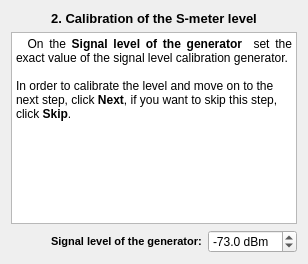
     <widget class="QWidget" name="page_3">
      <layout class="QVBoxLayout" name="verticalLayout_4">
       <item>
        <widget class="QLabel" name="label_4">
         <property name="text">
          <string>&lt;!DOCTYPE HTML PUBLIC &quot;-//W3C//DTD HTML 4.0//EN&quot; &quot;http://www.w3.org/TR/REC-html40/strict.dtd&quot;&gt;
&lt;html&gt;&lt;head&gt;&lt;meta name=&quot;qrichtext&quot; content=&quot;1&quot; /&gt;&lt;style type=&quot;text/css&quot;&gt;
p, li { white-space: pre-wrap; }
&lt;/style&gt;&lt;/head&gt;&lt;body style=&quot; font-family:'MS Shell Dlg 2'; font-size:8.25pt; font-weight:400; font-style:normal;&quot;&gt;
&lt;p align=&quot;center&quot; style=&quot; margin-top:0px; margin-bottom:0px; margin-left:0px; margin-right:0px; -qt-block-indent:0; text-indent:0px;&quot;&gt;&lt;span style=&quot; font-size:10pt; font-weight:600;&quot;&gt;2. &lt;/span&gt;&lt;span style=&quot; font-size:10pt; font-weight:600;&quot;&gt;Calibration of the S-meter level&lt;/span&gt;&lt;/p&gt;&lt;/body&gt;&lt;/html&gt;</string>
         </property>
        </widget>
       </item>
       <item>
        <widget class="QTextBrowser" name="textBrowser_3">
         <property name="html">
          <string>&lt;!DOCTYPE HTML PUBLIC &quot;-//W3C//DTD HTML 4.0//EN&quot; &quot;http://www.w3.org/TR/REC-html40/strict.dtd&quot;&gt;
&lt;html&gt;&lt;head&gt;&lt;meta name=&quot;qrichtext&quot; content=&quot;1&quot; /&gt;&lt;style type=&quot;text/css&quot;&gt;
p, li { white-space: pre-wrap; }
&lt;/style&gt;&lt;/head&gt;&lt;body style=&quot; font-family:'Oxygen-Sans'; font-size:10pt; font-weight:400; font-style:normal;&quot;&gt;
&lt;p align=&quot;justify&quot; style=&quot; margin-top:0px; margin-bottom:0px; margin-left:0px; margin-right:0px; -qt-block-indent:0; text-indent:0px;&quot;&gt;&lt;span style=&quot; font-family:'MS Shell Dlg 2'; font-size:9pt;&quot;&gt;  On the &lt;/span&gt;&lt;span style=&quot; font-family:'MS Shell Dlg 2'; font-size:9pt; font-weight:600;&quot;&gt;Signal level of the generator&lt;/span&gt;&lt;span style=&quot; font-family:'MS Shell Dlg 2'; font-size:9pt;&quot;&gt;  set the exact value of the signal level calibration generator.&lt;/span&gt;&lt;/p&gt;
&lt;p style=&quot;-qt-paragraph-type:empty; margin-top:0px; margin-bottom:0px; margin-left:0px; margin-right:0px; -qt-block-indent:0; text-indent:0px; font-family:'MS Shell Dlg 2'; font-size:9pt;&quot;&gt;&lt;br /&gt;&lt;/p&gt;
&lt;p style=&quot; margin-top:0px; margin-bottom:0px; margin-left:0px; margin-right:0px; -qt-block-indent:0; text-indent:0px;&quot;&gt;&lt;span style=&quot; font-family:'MS Shell Dlg 2'; font-size:9pt;&quot;&gt;In order to calibrate the level and move on to the next step, click &lt;/span&gt;&lt;span style=&quot; font-family:'MS Shell Dlg 2'; font-size:9pt; font-weight:600;&quot;&gt;Next&lt;/span&gt;&lt;span style=&quot; font-family:'MS Shell Dlg 2'; font-size:9pt;&quot;&gt;, if you want to skip this step, click &lt;/span&gt;&lt;span style=&quot; font-family:'MS Shell Dlg 2'; font-size:9pt; font-weight:600;&quot;&gt;Skip&lt;/span&gt;&lt;span style=&quot; font-family:'MS Shell Dlg 2'; font-size:9pt;&quot;&gt;.&lt;/span&gt;&lt;/p&gt;
&lt;p style=&quot;-qt-paragraph-type:empty; margin-top:0px; margin-bottom:0px; margin-left:0px; margin-right:0px; -qt-block-indent:0; text-indent:0px; font-family:'MS Shell Dlg 2'; font-size:8pt; font-style:italic;&quot;&gt;&lt;br /&gt;&lt;/p&gt;
&lt;p style=&quot;-qt-paragraph-type:empty; margin-top:0px; margin-bottom:0px; margin-left:0px; margin-right:0px; -qt-block-indent:0; text-indent:0px; font-family:'MS Shell Dlg 2'; font-size:8pt; font-style:italic;&quot;&gt;&lt;br /&gt;&lt;/p&gt;&lt;/body&gt;&lt;/html&gt;</string>
         </property>
        </widget>
       </item>
       <item>
        <layout class="QHBoxLayout" name="horizontalLayout_3">
         <item>
          <spacer name="horizontalSpacer_3">
           <property name="orientation">
            <enum>Qt::Horizontal</enum>
           </property>
           <property name="sizeHint" stdset="0">
            <size>
             <width>40</width>
             <height>20</height>
            </size>
           </property>
          </spacer>
         </item>
         <item>
          <widget class="QLabel" name="label_5">
           <property name="text">
            <string>&lt;!DOCTYPE HTML PUBLIC &quot;-//W3C//DTD HTML 4.0//EN&quot; &quot;http://www.w3.org/TR/REC-html40/strict.dtd&quot;&gt;
&lt;html&gt;&lt;head&gt;&lt;meta name=&quot;qrichtext&quot; content=&quot;1&quot; /&gt;&lt;style type=&quot;text/css&quot;&gt;
p, li { white-space: pre-wrap; }
&lt;/style&gt;&lt;/head&gt;&lt;body style=&quot; font-family:'MS Shell Dlg 2'; font-size:8.25pt; font-weight:400; font-style:normal;&quot;&gt;
&lt;p style=&quot; margin-top:0px; margin-bottom:0px; margin-left:0px; margin-right:0px; -qt-block-indent:0; text-indent:0px;&quot;&gt;&lt;span style=&quot; font-size:8pt; font-weight:600;&quot;&gt;Signal level of the generator:&lt;/span&gt;&lt;/p&gt;&lt;/body&gt;&lt;/html&gt;</string>
           </property>
          </widget>
         </item>
         <item>
          <widget class="QDoubleSpinBox" name="sbLevelHf">
           <property name="suffix">
            <string> dBm</string>
           </property>
           <property name="decimals">
            <number>1</number>
           </property>
           <property name="minimum">
            <double>-150.000000000000000</double>
           </property>
           <property name="maximum">
            <double>0.000000000000000</double>
           </property>
           <property name="value">
            <double>-73.000000000000000</double>
           </property>
          </widget>
         </item>
        </layout>
       </item>
      </layout>
     </widget>
